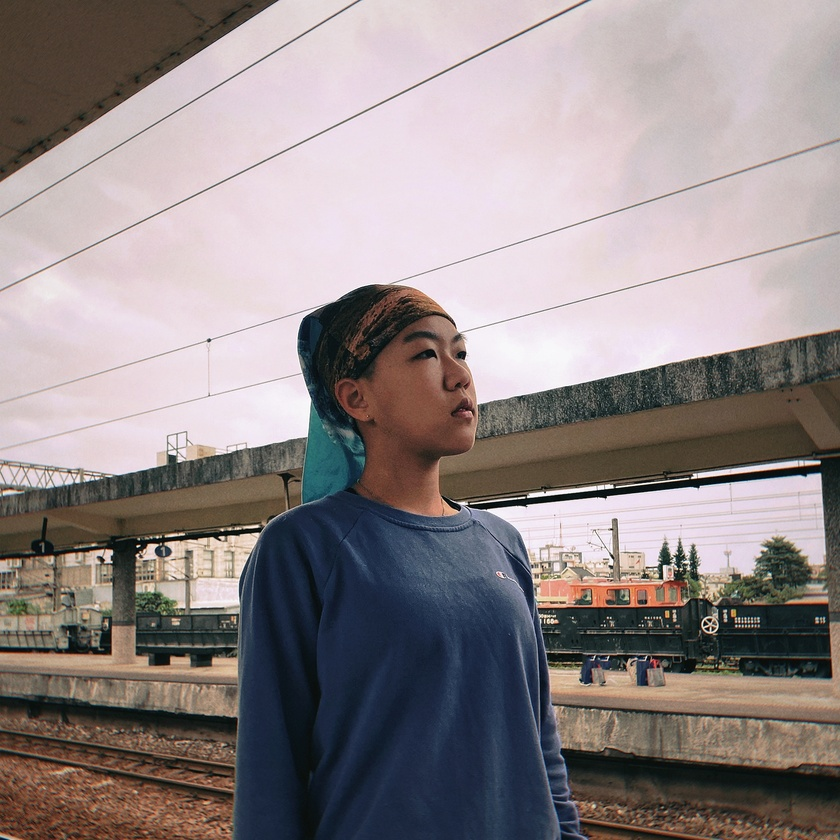
#> input picture Assignment_1/test_input.jpg, 840 x 840 px, shrunk from 1773 x 1773 before the run
$ python Assignment_1.py
#> lines starting #> are read from the running program, lines starting #| are printed output that depends on the picture
#python Assignment_1.py

import cv2
import numpy as np

img = cv2.imread('test_input.jpg')
#> img is the input picture: shape (840, 840, 3); mean B, G, R 136.8, 136.2, 145.7
cv2.namedWindow('test_input', cv2.WINDOW_NORMAL)
cv2.imshow('test_input', img)
cv2.waitKey(0)
cv2.destroyAllWindows()
print("---print test_input---")

zero_channel = np.zeros(img.shape[0:2], dtype = "uint8")
B, G, R = cv2.split(img)
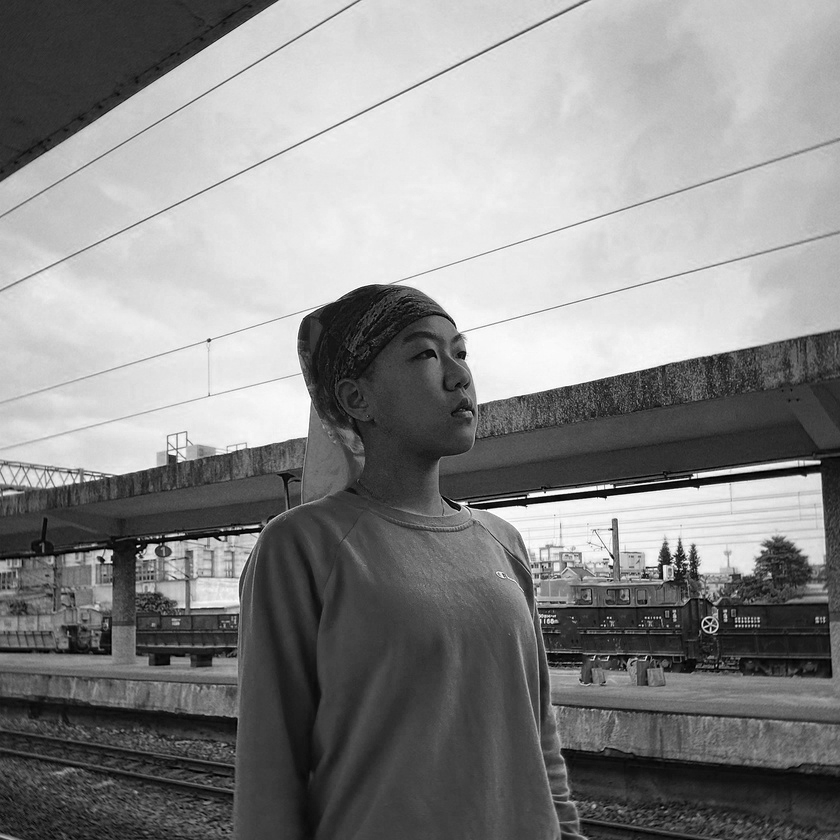
#> B: shape (840, 840); min 0, max 255, mean 136.8
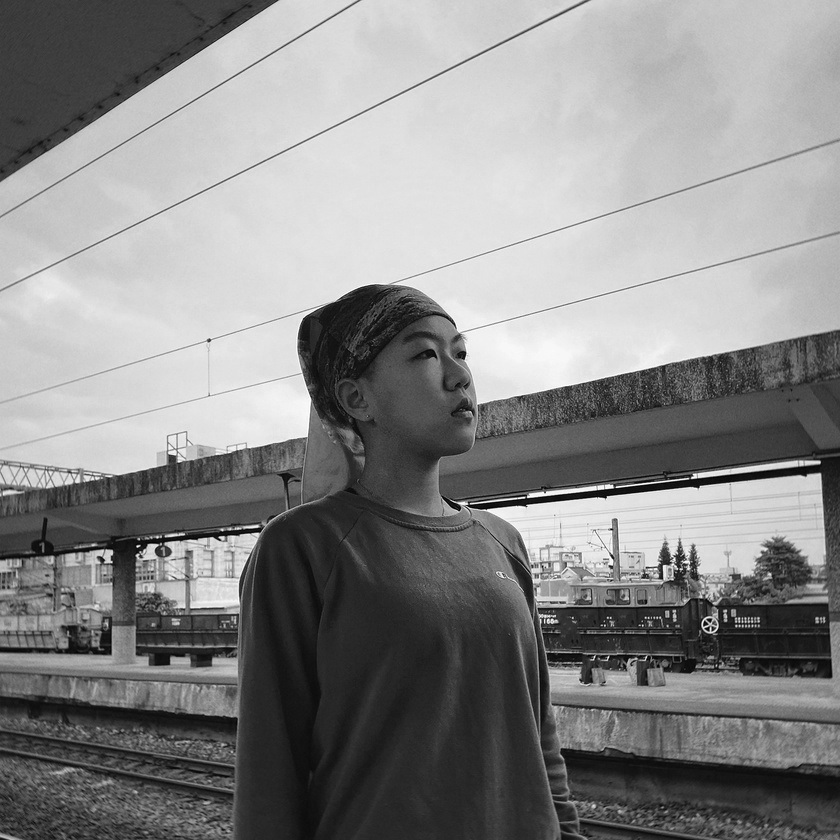
#> G: shape (840, 840); min 0, max 255, mean 136.2
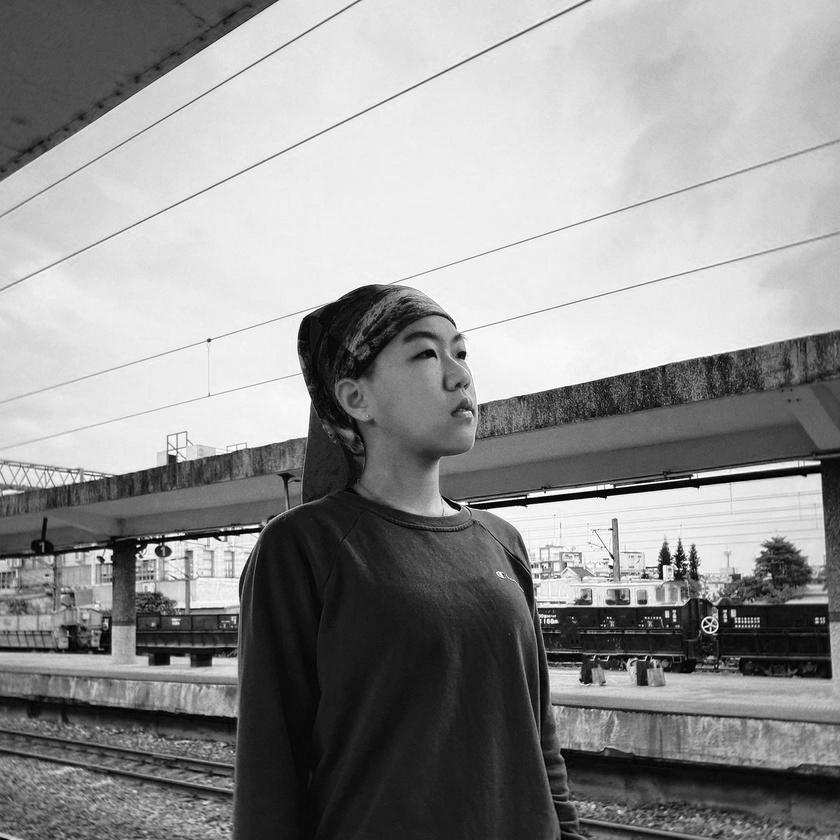
#> R: shape (840, 840); min 0, max 255, mean 145.7

print(B)
#> (printed output is left out)
print("------------------------------------------")
print(G)
#> (printed output is left out)
print("------------------------------------------")
print(R)
#> (printed output is left out)
print("==========================================")

X = (R+G+B)/3
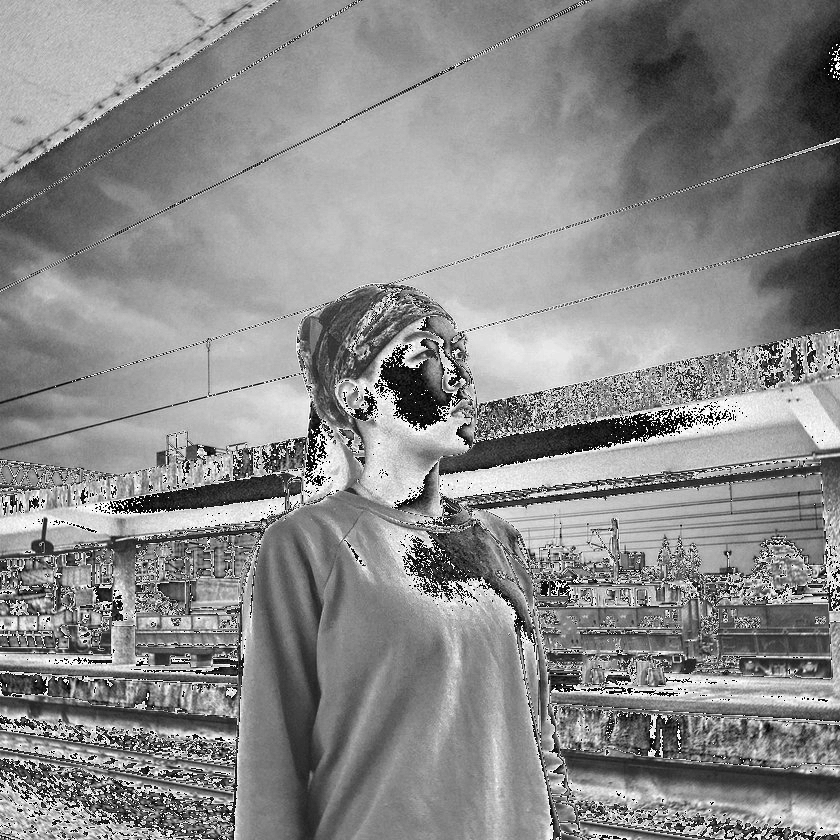
#> X: shape (840, 840) float64; min 0, max 85, mean 46.1; drawn with min black and max white

X = X.astype(np.uint8)
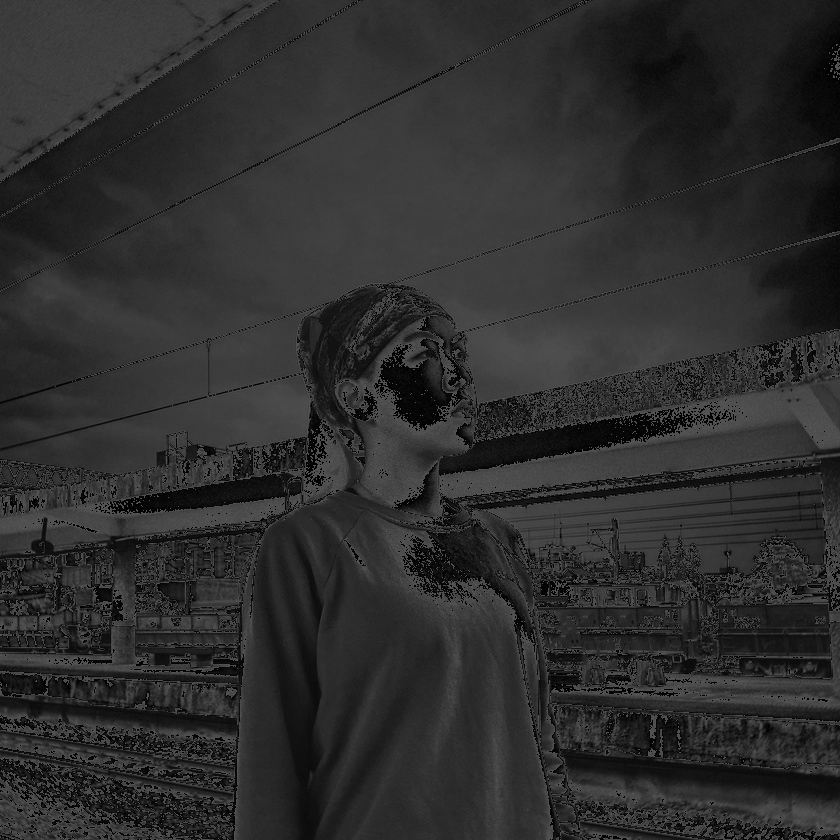
#> X: shape (840, 840); min 0, max 85, mean 45.8
print(X)
#> (printed output is left out)
imgBGR = X

cv2.namedWindow('test_output', cv2.WINDOW_NORMAL)
cv2.imshow("test_output", imgBGR)
cv2.waitKey(0)
cv2.destroyAllWindows()
print("---print test_output---")
